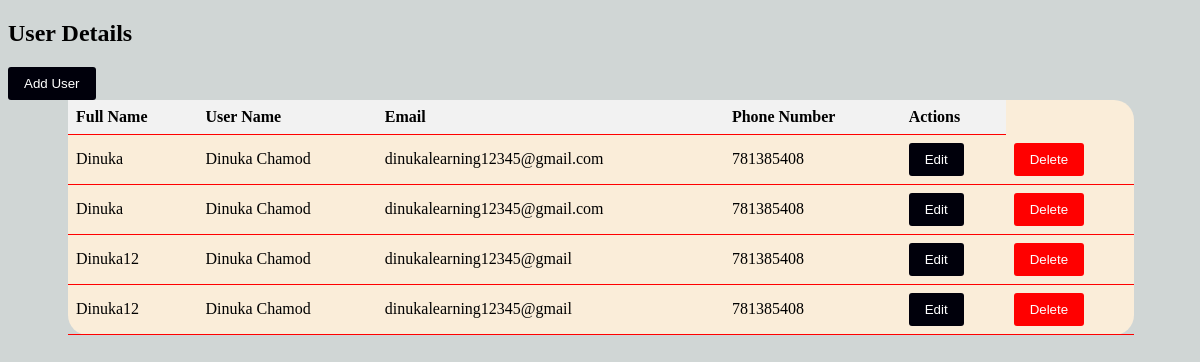
/loginD.php, run on the app's committed database.
### tables this page shows
CREATE TABLE `adregister` (
  `Id` int(50) NOT NULL,
  `FristName` varchar(50) NOT NULL,
  `LastName` varchar(50) NOT NULL,
  `PhoneNumber` int(50) NOT NULL,
  `Email` varchar(50) NOT NULL,
  `Password` varchar(255) NOT NULL
);

### loginD.php (the view, shortened to what this page needs)
<?php
require "config.php";
$sql = "SELECT * FROM adregister";
$result = $con->query($sql);
?>
<!DOCTYPE html>
<html lang="en">
<head>
</head>
<body>
    <h2>User Details</h2>
    <form method="get" action="admin_user_add.php">
        <button class="btn" type="submit">Add User</button>
    </form>
    <table>
        <thead>
            <tr>
                <th>Full Name</th>
                <th>User Name</th>
                <th>Email</th>
                <th>Phone Number</th>
                <th>Actions</th>
            </tr>
        </thead>
        <tbody>
            <?php
            if ($result->num_rows > 0) {
                while ($row = $result->fetch_assoc()) {
                    echo "<tr>";
                    echo "<td>" . htmlspecialchars($row['LastName']) . "</td>";
                    echo "<td>" . htmlspecialchars($row['FristName']) . "</td>";
                    echo "<td>" . htmlspecialchars($row['Email']) . "</td>";
                    echo "<td>" . htmlspecialchars($row['PhoneNumber']) . "</td>";
                    echo "<td>";
                    echo "<form method='get' action='AdminEdi'>";
                    echo "<button class='btn' type='submit'>Edit</button>";
                    echo "</form>";
                    echo "</td>";
                    echo "<td>";
                    echo "<form method='post'>";
                    echo "<button class='btn' style='background-color: red;' type='submit' name='delete' value='".$row['Id']."'>Delete</button>";
                    echo "</form>";
                    echo "</td>";
                    echo "</tr>";
                }
            } else {
                echo "<tr><td colspan='6'>No user found</td></tr>";
            }
            ?>
        </tbody>
    </table>
</body>
</html>

### loginD.php (style rules this page uses)
table { width: 90%; border-collapse: collapse; margin-left: 5vw; background-color: rgb(250, 237, 217); border-radius: 20px; }
th, td { padding: 8px; text-align: left; border-bottom: 1px solid red; }
th { background-color: #f2f2f2; }
.btn { padding: 9px 16px; background-color: rgb(0, 0, 11); color: white; border: none; cursor: pointer; border-radius: 3px; }
body { background-color: rgb(208, 214, 213); }

### data on the page
adregister: LastName "Dinuka", FristName "Dinuka Chamod", Email "dinukalearning12345@gmail.com", PhoneNumber "781385408", $row['Id'] 3 (drawn)
adregister: LastName "Dinuka", FristName "Dinuka Chamod", Email "dinukalearning12345@gmail.com", PhoneNumber "781385408", $row['Id'] 4 (drawn)
adregister: LastName "Dinuka12", FristName "Dinuka Chamod", Email "dinukalearning12345@gmail", PhoneNumber "781385408", $row['Id'] 5 (drawn)
adregister: LastName "Dinuka12", FristName "Dinuka Chamod", Email "dinukalearning12345@gmail", PhoneNumber "781385408", $row['Id'] 6 (drawn)
